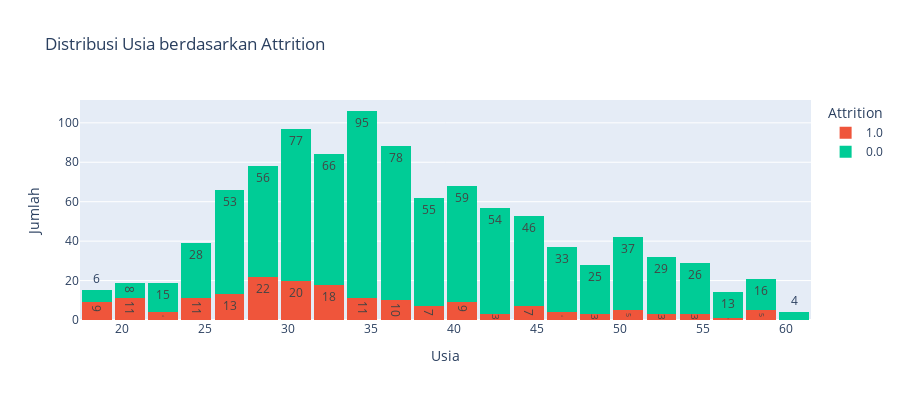

Write notebook code for a chart like this one.
### Markdown cell above
### Eksplorasi Fitur Numerik

### Code cell
fig = px.histogram(df, x='Age', color='Attrition', barmode='stack', title='Distribusi Usia berdasarkan Attrition', height=400, text_auto=True)
fig.update_layout(xaxis_title='Usia', yaxis_title='Jumlah', bargap=0.1)
fig.show()

### Figure 1 — Plotly figure (JSON) as saved in the notebook; plotly's stock layout.template omitted (floating-point values rounded to 4 significant figures; data arrays with more than 128 entries replaced by an {"elided": "..."} marker saying what was removed)
{"data": [{"alignmentgroup": "True", "bingroup": "x", "hovertemplate": "Attrition=1.0<br>Age=%{x}<br>count=%{y}<extra></extra>", "legendgroup": "1.0", "marker": {"color": "#EF553B", "pattern": {"shape": ""}}, "name": "1.0", "offsetgroup": "1.0", "orientation": "v", "showlegend": true, "texttemplate": "%{value}", "type": "histogram", "x": {"elided": "179 int values"}, "xaxis": "x", "yaxis": "y"}, {"alignmentgroup": "True", "bingroup": "x", "hovertemplate": "Attrition=0.0<br>Age=%{x}<br>count=%{y}<extra></extra>", "legendgroup": "0.0", "marker": {"color": "#00cc96", "pattern": {"shape": ""}}, "name": "0.0", "offsetgroup": "0.0", "orientation": "v", "showlegend": true, "texttemplate": "%{value}", "type": "histogram", "x": {"elided": "879 int values"}, "xaxis": "x", "yaxis": "y"}], "layout": {"bargap": 0.1, "barmode": "stack", "height": 400, "legend": {"title": {"text": "Attrition"}, "tracegroupgap": 0}, "title": {"text": "Distribusi Usia berdasarkan Attrition"}, "xaxis": {"anchor": "y", "domain": [0, 1], "title": {"text": "Usia"}}, "yaxis": {"anchor": "x", "domain": [0, 1], "title": {"text": "Jumlah"}}}}
